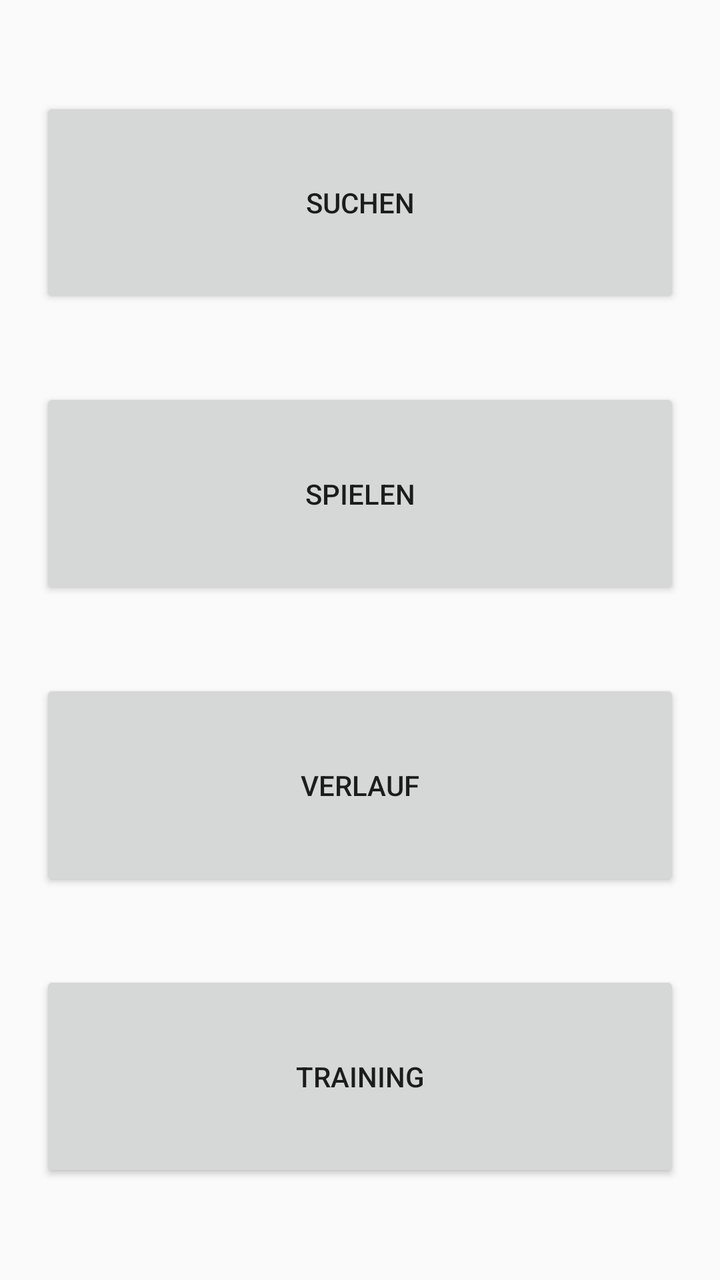
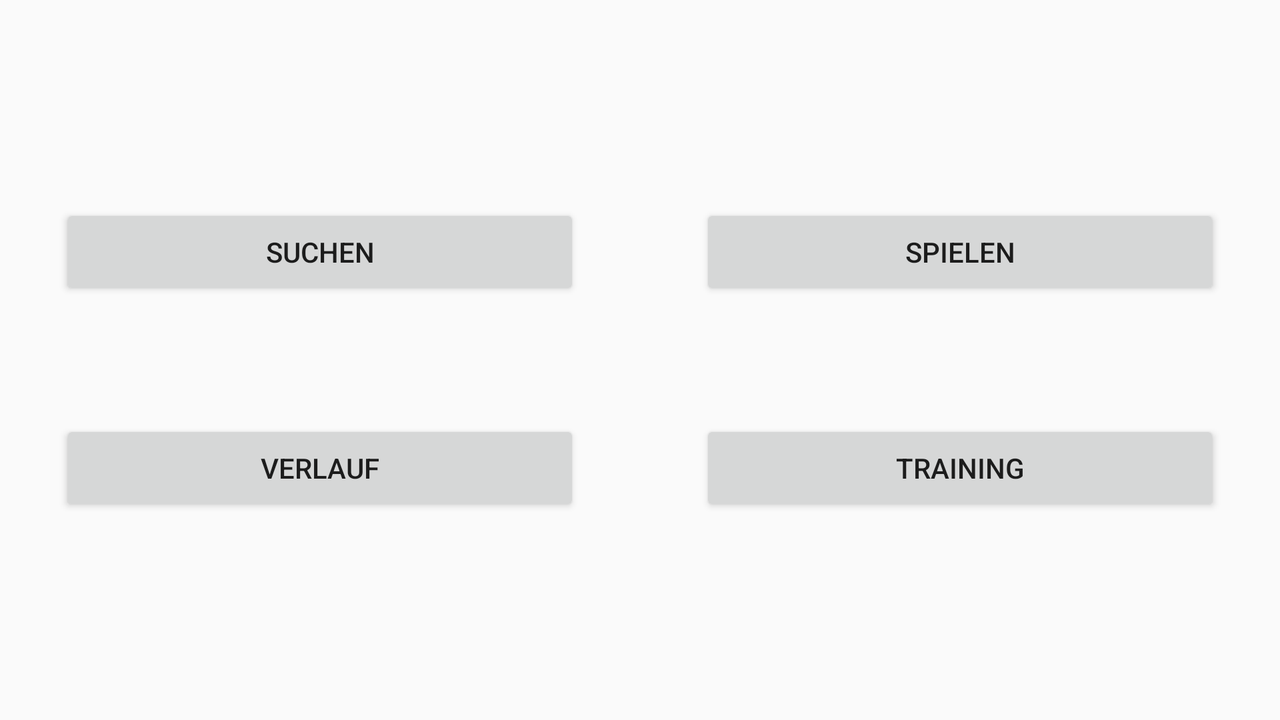

An Android layout and its configuration variant, each rendered on a device that would load it. The default file and the variant file are quoted in full after the pictures.
<!-- AndroidManifest.xml: application theme AppTheme -->
<!-- res/layout/activity_main.xml -->
<?xml version="1.0" encoding="utf-8"?>
<LinearLayout xmlns:android="http://schemas.android.com/apk/res/android"
    xmlns:app="http://schemas.android.com/apk/res-auto"
    xmlns:tools="http://schemas.android.com/tools"
    android:layout_width="match_parent"
    android:layout_height="match_parent"
    android:gravity="center"
    android:orientation="vertical"
    tools:context="de.neu.mgolf.SplashActivity"
    android:weightSum="1">

    <Button
        android:id="@+id/btnSearch"
        android:layout_width="match_parent"
        android:layout_height="wrap_content"
        android:layout_margin="20dp"
        android:layout_weight="0.20"
        android:onClick="onClick_search"
        android:text="@string/search" />

    <Button
        android:id="@+id/btnPlay"
        android:layout_width="match_parent"
        android:layout_height="wrap_content"
        android:layout_margin="20dp"
        android:layout_weight="0.20"
        android:onClick="onClick_play"
        android:text="@string/play" />

    <Button
        android:id="@+id/btnHistory"
        android:layout_width="match_parent"
        android:layout_height="wrap_content"
        android:layout_margin="20dp"
        android:layout_weight="0.20"
        android:onClick="onClick_history"
        android:text="@string/history" />

    <Button
        android:id="@+id/btnTraining"
        android:layout_width="match_parent"
        android:layout_height="wrap_content"
        android:layout_margin="20dp"
        android:layout_weight="0.20"
        android:onClick="onClick_training"
        android:text="@string/training" />

</LinearLayout>
<!-- resources referenced by this layout -->
<resources>
  <string name="history">Verlauf</string>
  <string name="play">Spielen</string>
  <string name="search">Suchen</string>
  <string name="training">Training</string>
  <style name="AppTheme" parent="Theme.AppCompat.Light.DarkActionBar">
          <item name="colorPrimary">@color/colorPrimary</item>
          <item name="colorPrimaryDark">@color/colorPrimaryDark</item>
          <item name="colorAccent">@color/colorAccent</item>
      </style>
  <color name="colorPrimary">#00af46</color>
  <color name="colorPrimaryDark">#018435</color>
  <color name="colorAccent">#F38100</color>
</resources>
<!-- res/layout-land/activity_main.xml (the repository's variant of the layout above) -->
<!-- drawn on the phone turned sideways -->
<?xml version="1.0" encoding="utf-8"?>
<LinearLayout xmlns:android="http://schemas.android.com/apk/res/android"
    xmlns:app="http://schemas.android.com/apk/res-auto"
    xmlns:tools="http://schemas.android.com/tools"
    android:layout_width="match_parent"
    android:layout_height="match_parent"
    android:gravity="center"
    android:orientation="vertical"
    tools:context="de.neu.mgolf.SplashActivity"
    android:weightSum="1">

    <LinearLayout
        android:layout_width="match_parent"
        android:layout_height="wrap_content"
        android:orientation="horizontal">

        <Button
            android:id="@+id/btnSearch"
            android:layout_width="match_parent"
            android:layout_height="wrap_content"
            android:layout_margin="30dp"
            android:layout_weight="1"
            android:onClick="onClick_search"
            android:text="@string/search" />

        <Button
            android:id="@+id/btnPlay"
            android:layout_width="match_parent"
            android:layout_height="wrap_content"
            android:layout_margin="30dp"
            android:layout_weight="1"
            android:onClick="onClick_play"
            android:text="@string/play" />
    </LinearLayout>

    <LinearLayout
        android:layout_width="match_parent"
        android:layout_height="wrap_content"
        android:orientation="horizontal">

        <Button
            android:id="@+id/btnHistory"
            android:layout_width="match_parent"
            android:layout_height="wrap_content"
            android:layout_margin="30dp"
            android:layout_weight="1"
            android:onClick="onClick_history"
            android:text="@string/history" />

        <Button
            android:id="@+id/btnTraining"
            android:layout_width="match_parent"
            android:layout_height="wrap_content"
            android:layout_margin="30dp"
            android:layout_weight="1"
            android:onClick="onClick_training"
            android:text="@string/training" />
    </LinearLayout>

</LinearLayout>
